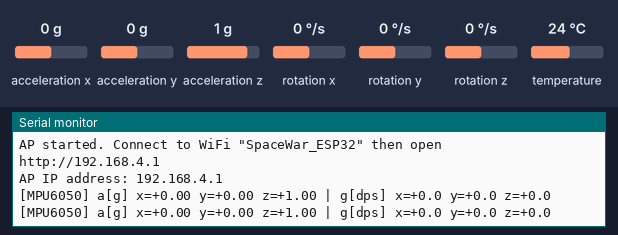
This sketch was run on a simulated ESP32. Shown: the last lines printed to the serial monitor. The inputs (shaded band) are chosen by the test bench; at power-on: acceleration x 0 g, acceleration y 0 g, acceleration z 1 g, rotation x 0 °/s, rotation y 0 °/s, rotation z 0 °/s, temperature 24 °C. WiFi joins after 1.5 s; servers stay silent unless stated; random numbers use the default seed unless the sketch sets one.

Above: at 2.9 s.
3.0 s: acceleration x set to -1.4 g
At 4.3 s:
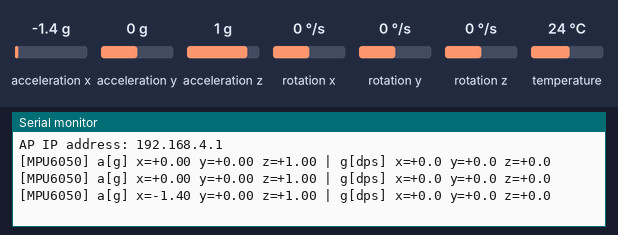
4.5 s: acceleration y set to -1.4 g
At 5.2 s:
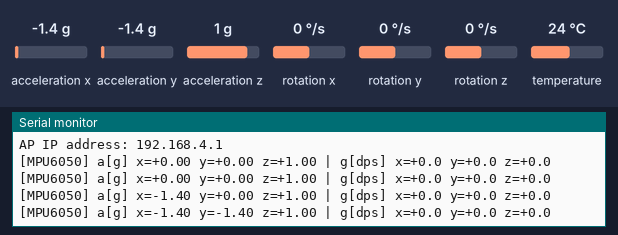
6.0 s: acceleration z set to -1.4 g
At 7.3 s:
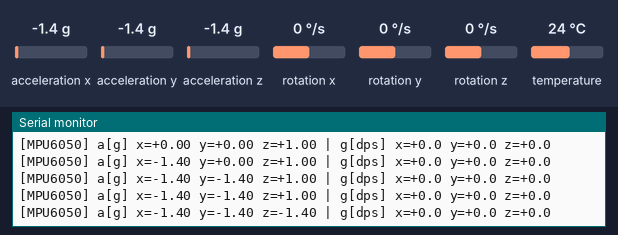
7.5 s: rotation x set to -192 °/s
At 8.6 s:
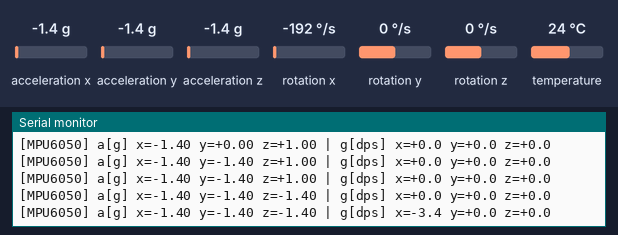
9.0 s: rotation y set to -192 °/s
At 10.2 s:
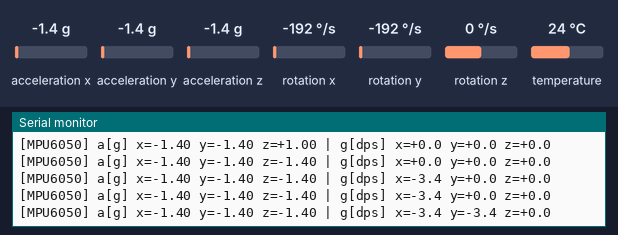

The sketch:

FruitNinja_ESP32.ino
```cpp
/*
  ESP32 + MPU6050 Gesture-Controlled Space War
  ------------------------------------------------
  - ESP32 runs its own WiFi Access Point (no internet / no router needed)
  - Local web server serves a full Space War shooter (HTML/CSS/JS, canvas based)
  - MPU6050 is read via the Adafruit MPU6050 library (same driver as the
    known-good test sketch)
  - Browser polls GET /data ~50x/sec for live tilt data to control the blade

  LIBRARIES NEEDED (auto-installed by PlatformIO, see lib_deps in platformio.ini):
    - Adafruit MPU6050
    - Adafruit Unified Sensor

  WIRING (MPU6050 / GY-521 -> ESP32):
    VCC -> 3.3V
    GND -> GND
    SCL -> GPIO 22
    SDA -> GPIO 21
    AD0 -> GND (or leave floating)  -> I2C address 0x68
    INT, XDA, XCL -> not connected

  HOW TO USE:
    1. Flash this sketch.
    2. On your phone/laptop, connect to WiFi network: "SpaceWar_ESP32"
       password: "12345678"
    3. Open a browser and go to: http://192.168.4.1
    4. Hold the ESP32+sensor flat, tap "Calibrate", then tilt to steer your
       fighter. Guns fire automatically - dodge enemy fire and avoid ramming mines!
*/

#include <WiFi.h>
#include <WebServer.h>
#include <Wire.h>
#include <Adafruit_MPU6050.h>
#include <Adafruit_Sensor.h>
#include "index_html.h"   // contains the game page as INDEX_HTML (PROGMEM string)

// ---------- WiFi Access Point settings ----------
const char* AP_SSID     = "SpaceWar_ESP32";
const char* AP_PASSWORD = "12345678";   // must be 8+ chars, or set to "" for open network

// ---------- I2C / MPU6050 settings ----------
#define SDA_PIN 21
#define SCL_PIN 22

WebServer server(80);
Adafruit_MPU6050 mpu;
bool mpuOK = false;

float ax_g, ay_g, az_g;        // accel in g
float gx_dps, gy_dps, gz_dps;  // gyro in deg/s

// ---------------- MPU6050 read (Adafruit library) ----------------
void mpuReadAll() {
  if (!mpuOK) return;

  sensors_event_t a, g, temp;
  mpu.getEvent(&a, &g, &temp);

  // Adafruit returns accel in m/s^2 -> convert to g for the game
  ax_g   = a.acceleration.x / 9.80665f;
  ay_g   = a.acceleration.y / 9.80665f;
  az_g   = a.acceleration.z / 9.80665f;
  gx_dps = g.gyro.x;
  gy_dps = g.gyro.y;
  gz_dps = g.gyro.z;
}

unsigned long lastMpuPrint = 0;

void printMpuLine() {
  Serial.printf("[MPU6050] a[g] x=%+.2f y=%+.2f z=%+.2f | g[dps] x=%+.1f y=%+.1f z=%+.1f\n",
                ax_g, ay_g, az_g, gx_dps, gy_dps, gz_dps);
}

// ---------------- Web server handlers ----------------
void handleData() {
  mpuReadAll();
  char buf[160];
  snprintf(buf, sizeof(buf),
    "{\"ax\":%.4f,\"ay\":%.4f,\"az\":%.4f,\"gx\":%.2f,\"gy\":%.2f,\"gz\":%.2f}",
    ax_g, ay_g, az_g, gx_dps, gy_dps, gz_dps);
  server.sendHeader("Access-Control-Allow-Origin", "*");
  server.send(200, "application/json", buf);
}

void handleRoot() {
  server.send_P(200, "text/html", INDEX_HTML);
}

// ---------------- Setup / Loop ----------------
void setup() {
  Serial.begin(115200);
  delay(500);

  // --- MPU6050 init via Adafruit library (same driver as the working test sketch) ---
  Wire.begin(SDA_PIN, SCL_PIN);
  Wire.setClock(400000);

  if (!mpu.begin()) {
    mpuOK = false;
    Serial.println("[MPU6050] Failed to find MPU6050 chip!");
    Serial.println("[MPU6050] Check VCC->3.3V, GND->GND, SDA->GPIO21, SCL->GPIO22");
  } else {
    mpuOK = true;
    Serial.println("[MPU6050] MPU6050 Found!");

    // Same scales as before (+-2g, +-250 deg/s) + light filtering
    mpu.setAccelerometerRange(MPU6050_RANGE_2_G);
    mpu.setGyroRange(MPU6050_RANGE_250_DEG);
    mpu.setFilterBandwidth(MPU6050_BAND_21_HZ);
    mpu.setHighPassFilter(MPU6050_HIGHPASS_0_63_HZ);

    Serial.println("[MPU6050] live readings (az ~ +1.00g at rest = sensor data valid):");
    for (int i = 0; i < 5; i++) { mpuReadAll(); printMpuLine(); delay(250); }
  }

  WiFi.mode(WIFI_AP);
  WiFi.softAP(AP_SSID, AP_PASSWORD);
  Serial.print("AP started. Connect to WiFi \"");
  Serial.print(AP_SSID);
  Serial.println("\" then open http://192.168.4.1");
  Serial.print("AP IP address: ");
  Serial.println(WiFi.softAPIP());

  server.on("/", handleRoot);
  server.on("/data", handleData);
  server.begin();
}

void loop() {
  server.handleClient();

  // Live MPU6050 status on Serial every second (wiring sanity check)
  unsigned long now = millis();
  if (now - lastMpuPrint >= 1000) {
    lastMpuPrint = now;
    mpuReadAll();
    printMpuLine();
  }
}
```

Source omitted: index_html.h (29748 bytes)

Measured:
- after the input at 3.0 s, the serial monitor: prints a new line after 0.77 s (image 1)
- after the input at 4.5 s, the serial monitor: prints a new line after 0.28 s (image 2)
- after the input at 6.0 s, the serial monitor: prints a new line after 0.77 s (image 3)
- after the input at 7.5 s, the serial monitor: prints a new line after 0.27 s (image 4)
- after the input at 9.0 s, the serial monitor: prints a new line after 0.77 s (image 5)
